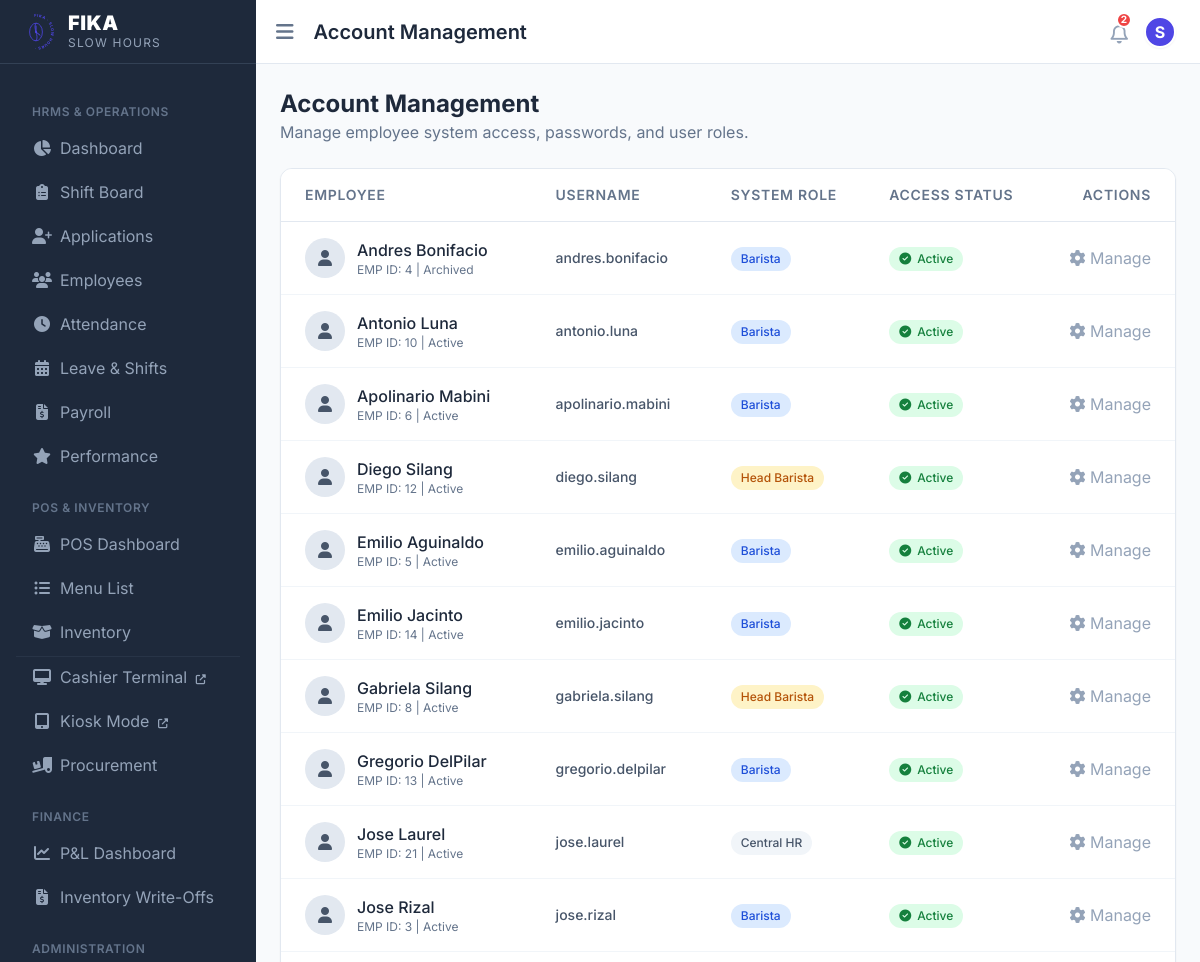
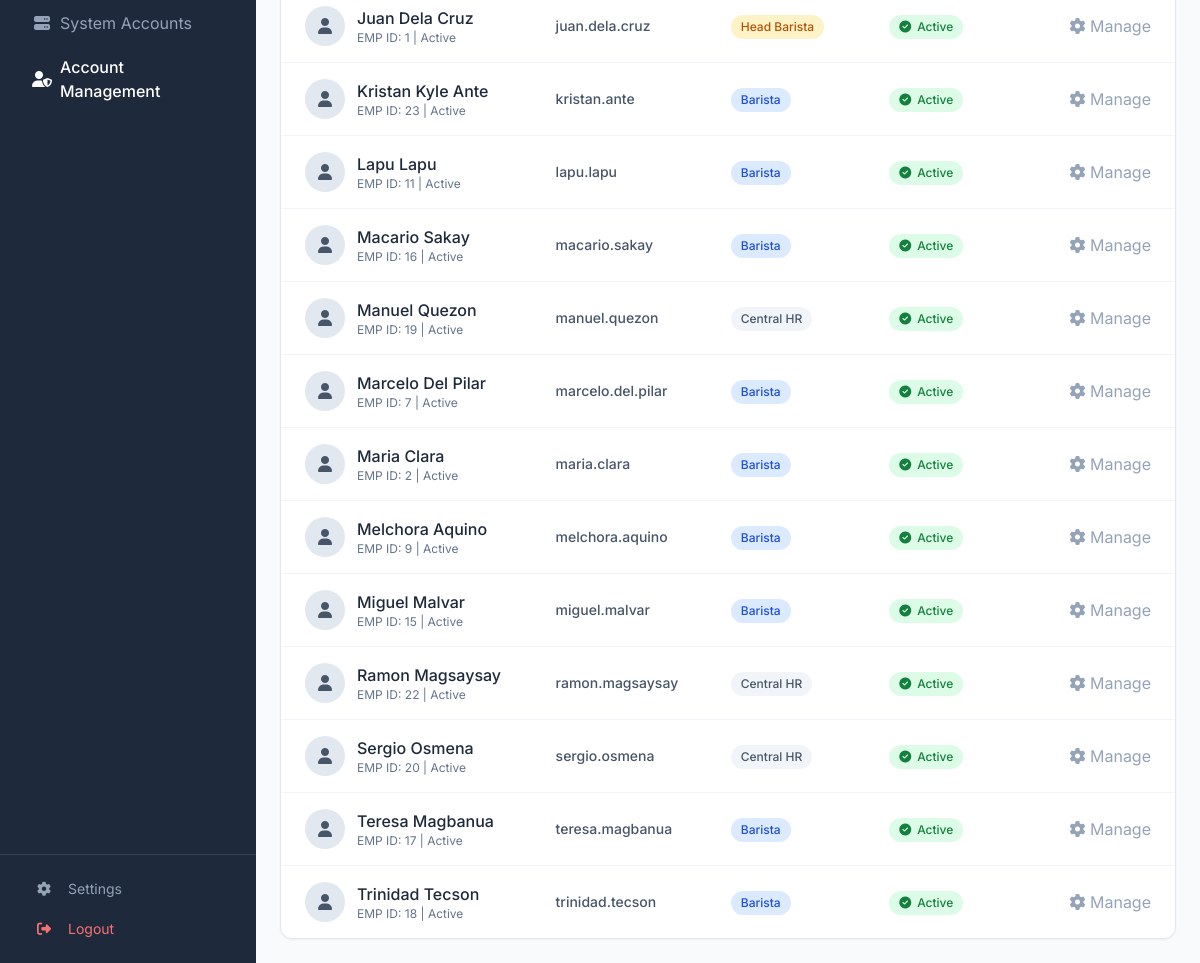
The app's page /cafe_hrms/account_management.php (signed in) with its own data (2 pictures, top to bottom).
### tables this page shows
CREATE TABLE `users` (
  `id` int NOT NULL,
  `name` varchar(200) NOT NULL,
  `username` varchar(100) NOT NULL,
  `email` varchar(255) NOT NULL,
  `password` varchar(255) NOT NULL,
  `role_id` int NOT NULL,
  `employee_id` int DEFAULT NULL,
  `verified` tinyint(1) NOT NULL DEFAULT '1',
  `created_at` datetime DEFAULT CURRENT_TIMESTAMP,
  `last_login` datetime DEFAULT NULL,
  `branch_id` int DEFAULT NULL
);

CREATE TABLE `employees` (
  `id` int NOT NULL,
  `employee_id` varchar(80) NOT NULL,
  `first_name` varchar(150) DEFAULT NULL,
  `last_name` varchar(150) DEFAULT NULL,
  `email` varchar(255) NOT NULL,
  `phone` varchar(50) DEFAULT NULL,
  `position` varchar(120) DEFAULT NULL,
  `department` varchar(120) DEFAULT NULL,
  `employment_type` varchar(50) DEFAULT NULL,
  `status` varchar(50) NOT NULL DEFAULT 'Active',
  `sick_leave_balance` int NOT NULL DEFAULT '14',
  `termination_reason` varchar(100) DEFAULT NULL,
  `termination_details` text,
  `termination_date` date DEFAULT NULL,
  `date_hired` date DEFAULT NULL,
  `birthday` date DEFAULT NULL,
  `hourly_rate` decimal(12,2) NOT NULL DEFAULT '0.00',
  `last_raise_date` date DEFAULT NULL,
  `last_bonus_date` date DEFAULT NULL,
  `address` text,
  `emergency_contact` varchar(200) DEFAULT NULL,
  `bank_account` varchar(120) DEFAULT NULL,
  `tin` varchar(50) DEFAULT NULL,
  `sss` varchar(50) DEFAULT NULL,
  `philhealth` varchar(50) DEFAULT NULL,
  `pagibig` varchar(50) DEFAULT NULL,
  `government_ids` varchar(255) DEFAULT NULL,
  `photo` varchar(500) DEFAULT NULL,
  `created_at` datetime DEFAULT CURRENT_TIMESTAMP,
  `emergency_contact_name` varchar(255) DEFAULT NULL,
  `emergency_contact_phone` varchar(50) DEFAULT NULL,
  `valid_id_back_photo` varchar(500) DEFAULT NULL,
  `valid_id_photo` varchar(500) DEFAULT NULL,
  `education_level` varchar(50) DEFAULT NULL,
  `school_name` varchar(150) DEFAULT NULL,
  `school_address` varchar(255) DEFAULT NULL,
  `year_graduated` varchar(20) DEFAULT NULL,
  `education_status` varchar(50) DEFAULT NULL,
  `course_diploma` varchar(150) DEFAULT NULL,
  `employment_category` varchar(50) DEFAULT 'Full-Time',
  `birthdate` date DEFAULT NULL,
  `sex` varchar(20) DEFAULT '',
  `nationality` varchar(100) DEFAULT '',
  `preferred_schedule` varchar(50) DEFAULT 'Any',
  `branch_id` int DEFAULT NULL,
  `employment_status` enum('Trainee','Probationary','Regular') NOT NULL DEFAULT 'Regular'
);

CREATE TABLE `roles` (
  `id` int NOT NULL,
  `name` varchar(50) NOT NULL
);

### cafe_hrms/functions.php (called while the page is built, shortened)
<?php
function h($value) {
    return htmlspecialchars((string)$value, ENT_QUOTES, 'UTF-8');
}
function current_user() {
    return $_SESSION['user'] ?? null;
}
function get_branch_filter($tableAlias = '') {
    $user = current_user();
    if (!$user || empty($user['branch_id'])) {
        return '';
    }
    $prefix = $tableAlias ? $tableAlias . '.' : '';
    return " AND {$prefix}branch_id = " . (int)$user['branch_id'];
}

### cafe_hrms/account_management.php (the view, shortened to what this page needs)
<?php
require_once __DIR__ . '/init.php';
$branchFilter = get_branch_filter('e');
$stmt = $pdo->query("SELECT u.id, u.name, u.username, u.role_id, u.verified, u.employee_id, r.name as role_name, e.status as emp_status
                     FROM users u
                     JOIN roles r ON u.role_id = r.id
                     JOIN employees e ON u.employee_id = e.id
                     WHERE u.employee_id IS NOT NULL {$branchFilter}
                     ORDER BY u.name");
$accounts = $stmt->fetchAll();
require_once __DIR__ . '/includes/header.php';
?>
<div class="mb-6 flex justify-between items-center">
    <div>
        <h1 class="text-2xl font-bold text-slate-800">Account Management</h1>
        <p class="text-slate-500">Manage employee system access, passwords, and user roles.</p>
    </div>
</div>
<div class="bg-white rounded-xl shadow-sm border border-slate-200 overflow-hidden">
    <div class="overflow-x-auto">
        <table class="w-full text-left border-collapse">
            <thead>
                <tr class="bg-white border-b border-slate-200">
                    <th class="py-4 px-6 font-semibold text-sm text-slate-500 uppercase tracking-wider">Employee</th>
                    <th class="py-4 px-6 font-semibold text-sm text-slate-500 uppercase tracking-wider">Username</th>
                    <th class="py-4 px-6 font-semibold text-sm text-slate-500 uppercase tracking-wider">System Role</th>
                    <th class="py-4 px-6 font-semibold text-sm text-slate-500 uppercase tracking-wider">Access Status</th>
                    <th class="py-4 px-6 font-semibold text-sm text-slate-500 uppercase tracking-wider text-right">Actions</th>
                </tr>
            </thead>
            <tbody class="divide-y divide-slate-100">
                <?php if (empty($accounts)): ?>
                <tr>
                    <td colspan="5" class="py-10 text-center text-slate-500">
                        <div class="flex flex-col items-center justify-center">
                            <i class="fa-solid fa-users text-4xl mb-3 text-slate-300"></i>
                            <p>No employee accounts found.</p>
                        </div>
                    </td>
                </tr>
                <?php else: ?>
                    <?php foreach($accounts as $acc): ?>
                    <tr class="hover:bg-slate-50 transition-colors">
                        <td class="py-4 px-6">
                            <div class="flex items-center">
                                <div class="h-10 w-10 rounded-full bg-slate-200 flex items-center justify-center text-slate-600 font-bold mr-3">
                                    <i class="fa-solid fa-user"></i>
                                </div>
                                <div>
                                    <div class="font-medium text-slate-800"><?= h($acc['name']) ?></div>
                                    <div class="text-xs text-slate-500">EMP ID: <?= $acc['employee_id'] ?> | <?= $acc['emp_status'] ?></div>
                                </div>
                            </div>
                        </td>
                        <td class="py-4 px-6 text-sm text-slate-600 font-medium">
                            <?= h($acc['username']) ?>
                        </td>
                        <td class="py-4 px-6">
                            <?php
                                $roleClass = 'bg-slate-100 text-slate-600';
                                if ($acc['role_name'] === 'Super Admin') $roleClass = 'bg-purple-100 text-purple-700';
                                elseif ($acc['role_name'] === 'HR Admin') $roleClass = 'bg-pink-100 text-pink-700';
                                elseif ($acc['role_name'] === 'Head Barista') $roleClass = 'bg-amber-100 text-amber-700';
                                elseif ($acc['role_name'] === 'Employee' || $acc['role_name'] === 'Barista') $roleClass = 'bg-blue-100 text-blue-700';
                            ?>
                            <span class="inline-flex items-center px-2.5 py-1 rounded-full text-xs font-medium <?= $roleClass ?>">
                                <?= h($acc['role_name']) ?>
                            </span>
                        </td>
                        <td class="py-4 px-6">
                            <?php if ($acc['verified']): ?>
                                <span class="inline-flex items-center px-2.5 py-1 rounded-full text-xs font-medium bg-green-100 text-green-700">
                                    <i class="fa-solid fa-circle-check mr-1.5"></i> Active
                                </span>
                            <?php else: ?>
                                <span class="inline-flex items-center px-2.5 py-1 rounded-full text-xs font-medium bg-red-100 text-red-700">
                                    <i class="fa-solid fa-ban mr-1.5"></i> Disabled
                                </span>
                            <?php endif; ?>
                        </td>
                        <td class="py-4 px-6 text-right">
                            <button onclick='editAccount(<?= json_encode($acc) ?>)' class="text-slate-400 hover:text-blue-600 transition-colors" title="Manage Account">
                                <i class="fa-solid fa-gear"></i> Manage
                            </button>
                        </td>
                    </tr>
                    <?php endforeach; ?>
                <?php endif; ?>
            </tbody>
        </table>
    </div>
</div>
<?php require_once __DIR__ . '/includes/footer.php'; ?>

### cafe_hrms/includes/header.php (style rules this page uses)
body { font-family: 'Inter', sans-serif; background-color: #f8fafc; }

### records on screen
users: name "Andres Bonifacio", employee "4", employee.status "Archived", username "andres.bonifacio", role.name "Barista", verified 1 (drawn)
users: name "Antonio Luna", employee "10", employee.status "Active", username "antonio.luna", role.name "Barista", verified 1 (drawn)
users: name "Apolinario Mabini", employee "6", employee.status "Active", username "apolinario.mabini", role.name "Barista", verified 1 (drawn)
users: name "Diego Silang", employee "12", employee.status "Active", username "diego.silang", role.name "Head Barista", verified 1 (drawn)
users: name "Emilio Aguinaldo", employee "5", employee.status "Active", username "emilio.aguinaldo", role.name "Barista", verified 1 (drawn)
users: name "Emilio Jacinto", employee "14", employee.status "Active", username "emilio.jacinto", role.name "Barista", verified 1 (drawn)
users: name "Gabriela Silang", employee "8", employee.status "Active", username "gabriela.silang", role.name "Head Barista", verified 1 (drawn)
users: name "Gregorio DelPilar", employee "13", employee.status "Active", username "gregorio.delpilar", role.name "Barista", verified 1 (drawn)
users: name "Jose Laurel", employee "21", employee.status "Active", username "jose.laurel", role.name "Central HR", verified 1 (drawn)
users: name "Jose Rizal", employee "3", employee.status "Active", username "jose.rizal", role.name "Barista", verified 1 (drawn)
users: name "Juan Dela Cruz", employee "1", employee.status "Active", username "juan.dela.cruz", role.name "Head Barista", verified 1 (drawn)
users: name "Kristan Kyle Ante", employee "23", employee.status "Active", username "kristan.ante", role.name "Barista", verified 1 (drawn)
users: name "Lapu Lapu", employee "11", employee.status "Active", username "lapu.lapu", role.name "Barista", verified 1 (drawn)
users: name "Macario Sakay", employee "16", employee.status "Active", username "macario.sakay", role.name "Barista", verified 1 (drawn)
users: name "Manuel Quezon", employee "19", employee.status "Active", username "manuel.quezon", role.name "Central HR", verified 1 (drawn)
users: name "Marcelo Del Pilar", employee "7", employee.status "Active", username "marcelo.del.pilar", role.name "Barista", verified 1 (drawn)
users: name "Maria Clara", employee "2", employee.status "Active", username "maria.clara", role.name "Barista", verified 1 (drawn)
users: name "Melchora Aquino", employee "9", employee.status "Active", username "melchora.aquino", role.name "Barista", verified 1 (drawn)
users: name "Miguel Malvar", employee "15", employee.status "Active", username "miguel.malvar", role.name "Barista", verified 1 (drawn)
users: name "Ramon Magsaysay", employee "22", employee.status "Active", username "ramon.magsaysay", role.name "Central HR", verified 1 (drawn)
users: name "Sergio Osmena", employee "20", employee.status "Active", username "sergio.osmena", role.name "Central HR", verified 1 (drawn)
users: name "Teresa Magbanua", employee "17", employee.status "Active", username "teresa.magbanua", role.name "Barista", verified 1 (drawn)
users: name "Trinidad Tecson", employee "18", employee.status "Active", username "trinidad.tecson", role.name "Barista", verified 1 (drawn)

### other values on screen
$pageTitle "Account Management"
$unreadCount "2"
substr(current_user()['name'] ?? 'U', 0, 1) "S"
